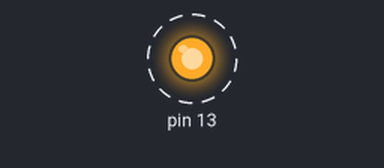
This sketch was run on a simulated Arduino Uno, built with avr-gcc and run on an emulated ATmega328P. On the bench: output pins drawn as LEDs (lit = HIGH). Dashed ring = blinking. What the sketch prints to the serial monitor is not drawn.

Above: at 0.2 s.
Timing chart, 0 to 3.0 s (numbered marks = the images above):
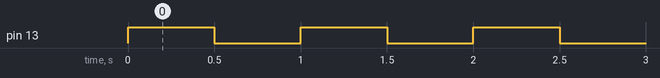

The sketch:

parpadeo13.ino
```cpp
// Prototipo 1: el LED del pin 13 prende y apaga cada medio segundo.
void setup() {
  pinMode(13, OUTPUT);
  Serial.begin(9600);
  Serial.println("Hola desde el Uno simulado");
}

void loop() {
  digitalWrite(13, HIGH);
  Serial.println("Prendido");
  delay(500);
  digitalWrite(13, LOW);
  Serial.println("Apagado");
  delay(500);
}
```

Measured:
- by itself, pin 13: alternates HIGH for 0.50 s and LOW for 0.50 s
